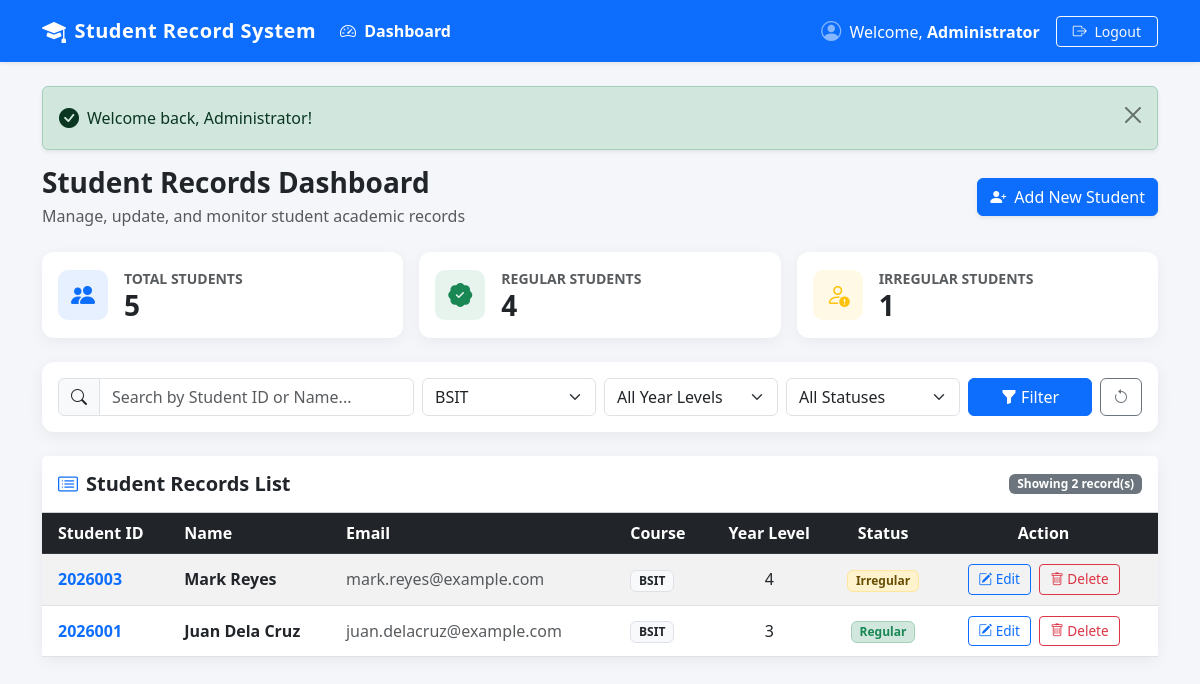
The page /dashboard.php?filter_course=BSIT (signed in) on the database its author committed.
### tables this page shows
CREATE TABLE `students` (
  `id` INT(11) NOT NULL AUTO_INCREMENT,
  `student_id` VARCHAR(50) NOT NULL UNIQUE,
  `first_name` VARCHAR(100) NOT NULL,
  `last_name` VARCHAR(100) NOT NULL,
  `email` VARCHAR(150) NOT NULL,
  `course` VARCHAR(100) NOT NULL,
  `year_level` INT(11) NOT NULL,
  `status` VARCHAR(50) NOT NULL DEFAULT 'Regular',
  `created_at` TIMESTAMP NOT NULL DEFAULT CURRENT_TIMESTAMP,
  `updated_at` TIMESTAMP NOT NULL DEFAULT CURRENT_TIMESTAMP ON UPDATE CURRENT_TIMESTAMP,
  PRIMARY KEY (`id`)
);

### dashboard.php (the view, shortened to what this page needs)
<?php
require_once 'db_connection.php';
$search        = trim($_GET['search'] ?? '');
$filter_course = trim($_GET['filter_course'] ?? '');
$filter_year   = trim($_GET['filter_year'] ?? '');
$filter_status = trim($_GET['filter_status'] ?? '');
$totalStudents = 0;
$regularCount  = 0;
$irregularCount = 0;
$countRes = $conn->query("SELECT
    COUNT(*) AS total,
    SUM(CASE WHEN status = 'Regular' THEN 1 ELSE 0 END) AS regular_count,
    SUM(CASE WHEN status = 'Irregular' THEN 1 ELSE 0 END) AS irregular_count
FROM students");
if ($countRes && $row = $countRes->fetch_assoc()) {
    $totalStudents  = (int)($row['total'] ?? 0);
    $regularCount   = (int)($row['regular_count'] ?? 0);
    $irregularCount = (int)($row['irregular_count'] ?? 0);
}
$sql = "SELECT * FROM students WHERE 1=1";
$params = [];
$types  = "";
if (!empty($filter_course)) {
    $sql .= " AND course = ?";
    $params[] = $filter_course;
    $types   .= "s";
}
$sql .= " ORDER BY id DESC";
$stmt = $conn->prepare($sql);
if (!empty($params)) {
    $stmt->bind_param($types, ...$params);
}
$stmt->execute();
$studentsResult = $stmt->get_result();
$studentsList = [];
while ($row = $studentsResult->fetch_assoc()) {
    $studentsList[] = $row;
}
?>
<!DOCTYPE html>
<html lang="en">
<head>
    <link href="https://cdn.jsdelivr.net/npm/bootstrap@5.3.0/dist/css/bootstrap.min.css" rel="stylesheet">
    <link href="https://cdn.jsdelivr.net/npm/bootstrap-icons@1.11.1/font/bootstrap-icons.css" rel="stylesheet">
</head>
<body>
<nav class="navbar navbar-expand-lg navbar-dark bg-primary shadow-sm sticky-top">
    <div class="container">
        <a class="navbar-brand d-flex align-items-center" href="dashboard.php">
            <i class="bi bi-mortarboard-fill me-2 fs-4"></i>
            Student Record System
        </a>
        <div class="collapse navbar-collapse" id="navContent">
            <ul class="navbar-nav me-auto mb-2 mb-lg-0">
                <li class="nav-item">
                    <a class="nav-link active fw-semibold" href="dashboard.php">
                        <i class="bi bi-speedometer2 me-1"></i> Dashboard
                    </a>
                </li>
            </ul>
            <div class="d-flex align-items-center text-white">
                <div class="me-3">
                    <i class="bi bi-person-circle fs-5 me-1 text-white-50"></i>
                    Welcome, <strong class="text-white"><?= htmlspecialchars($_SESSION['full_name'] ?? $_SESSION['username']); ?></strong>
                </div>
                <a href="logout.php" class="btn btn-outline-light btn-sm px-3">
                    <i class="bi bi-box-arrow-right me-1"></i> Logout
                </a>
            </div>
        </div>
    </div>
</nav>
<div class="container py-4">
    <?php if (isset($_SESSION['success'])): ?>
        <div class="alert alert-success alert-dismissible fade show d-flex align-items-center shadow-sm" role="alert">
            <i class="bi bi-check-circle-fill me-2 fs-5"></i>
            <div><?= htmlspecialchars($_SESSION['success']); ?></div>
            <button type="button" class="btn-close ms-auto" data-bs-dismiss="alert"></button>
        </div>
    <?php endif; ?>
    <div class="d-flex flex-wrap justify-content-between align-items-center mb-4">
        <div>
            <h3 class="fw-bold mb-1">Student Records Dashboard</h3>
            <p class="text-muted mb-0">Manage, update, and monitor student academic records</p>
        </div>
        <div>
            <button type="button" class="btn btn-primary shadow-sm" data-bs-toggle="modal" data-bs-target="#addStudentModal">
                <i class="bi bi-person-plus-fill me-1"></i> Add New Student
            </button>
        </div>
    </div>
    <div class="row g-3 mb-4">
        <div class="col-md-4 col-sm-6">
            <div class="card stat-card bg-white p-3">
                <div class="d-flex align-items-center">
                    <div class="stat-icon bg-primary bg-opacity-10 text-primary me-3">
                        <i class="bi bi-people-fill"></i>
                    </div>
                    <div>
                        <div class="text-muted small fw-semibold text-uppercase">Total Students</div>
                        <h3 class="fw-bold mb-0 text-dark"><?= $totalStudents; ?></h3>
                    </div>
                </div>
            </div>
        </div>
        <div class="col-md-4 col-sm-6">
            <div class="card stat-card bg-white p-3">
                <div class="d-flex align-items-center">
                    <div class="stat-icon bg-success bg-opacity-10 text-success me-3">
                        <i class="bi bi-patch-check-fill"></i>
                    </div>
                    <div>
                        <div class="text-muted small fw-semibold text-uppercase">Regular Students</div>
                        <h3 class="fw-bold mb-0 text-dark"><?= $regularCount; ?></h3>
                    </div>
                </div>
            </div>
        </div>
        <div class="col-md-4 col-sm-12">
            <div class="card stat-card bg-white p-3">
                <div class="d-flex align-items-center">
                    <div class="stat-icon bg-warning bg-opacity-10 text-warning me-3">
                        <i class="bi bi-person-exclamation"></i>
                    </div>
                    <div>
                        <div class="text-muted small fw-semibold text-uppercase">Irregular Students</div>
                        <h3 class="fw-bold mb-0 text-dark"><?= $irregularCount; ?></h3>
                    </div>
                </div>
            </div>
        </div>
    </div>
    <div class="card card-custom mb-4">
        <div class="card-body p-3">
            <form method="GET" action="dashboard.php" class="row g-2 align-items-center">
                <div class="col-lg-4 col-md-12">
                    <div class="input-group">
                        <span class="input-group-text bg-light"><i class="bi bi-search"></i></span>
                        <input type="text" class="form-control" name="search" placeholder="Search by Student ID or Name..." value="<?= htmlspecialchars($search); ?>">
                    </div>
                </div>
                <div class="col-lg-2 col-md-4 col-sm-6">
                    <select class="form-select" name="filter_course">
                        <option value="BSIT" <?= ($filter_course === 'BSIT') ? 'selected' : ''; ?>>BSIT</option>
                    </select>
                </div>
                <div class="col-lg-2 col-md-4 col-sm-6">
                    <select class="form-select" name="filter_year">
                        <option value="">All Year Levels</option>
                    </select>
                </div>
                <div class="col-lg-2 col-md-4 col-sm-6">
                    <select class="form-select" name="filter_status">
                        <option value="">All Statuses</option>
                    </select>
                </div>
                <div class="col-lg-2 col-md-12 col-sm-6 d-flex gap-2">
                    <button type="submit" class="btn btn-primary w-100">
                        <i class="bi bi-funnel-fill"></i> Filter
                    </button>
                    <?php if (!empty($search) || !empty($filter_course) || !empty($filter_year) || !empty($filter_status)): ?>
                        <a href="dashboard.php" class="btn btn-outline-secondary" title="Clear Filters">
                            <i class="bi bi-arrow-counterclockwise"></i>
                        </a>
                    <?php endif; ?>
                </div>
            </form>
        </div>
    </div>
    <div class="card card-custom">
        <div class="card-header bg-white py-3 d-flex justify-content-between align-items-center">
            <h5 class="mb-0 fw-bold text-dark">
                <i class="bi bi-card-list me-2 text-primary"></i>Student Records List
            </h5>
            <span class="badge bg-secondary">
                Showing <?= count($studentsList); ?> record(s)
            </span>
        </div>
        <div class="card-body p-0">
            <div class="table-responsive">
                <table class="table table-hover table-striped align-middle mb-0">
                    <thead class="table-dark">
                        <tr>
                            <th class="ps-3">Student ID</th>
                            <th>Name</th>
                            <th>Email</th>
                            <th>Course</th>
                            <th class="text-center">Year Level</th>
                            <th class="text-center">Status</th>
                            <th class="text-center pe-3">Action</th>
                        </tr>
                    </thead>
                    <tbody>
                        <?php if (count($studentsList) > 0): ?>
                            <?php foreach ($studentsList as $student): ?>
                                <tr>
                                    <td class="ps-3 fw-bold text-primary">
                                        <?= htmlspecialchars($student['student_id']); ?>
                                    </td>
                                    <td class="fw-semibold">
                                        <?= htmlspecialchars($student['first_name'] . ' ' . $student['last_name']); ?>
                                    </td>
                                    <td>
                                        <a href="mailto:<?= htmlspecialchars($student['email']); ?>" class="text-decoration-none text-muted">
                                            <?= htmlspecialchars($student['email']); ?>
                                        </a>
                                    </td>
                                    <td>
                                        <span class="badge bg-light text-dark border">
                                            <?= htmlspecialchars($student['course']); ?>
                                        </span>
                                    </td>
                                    <td class="text-center">
                                        <?= htmlspecialchars($student['year_level']); ?>
                                    </td>
                                    <td class="text-center">
                                        <?php if ($student['status'] === 'Regular'): ?>
                                            <span class="badge bg-success-subtle text-success border border-success-subtle px-2 py-1">
                                                Regular
                                            </span>
                                        <?php else: ?>
                                            <span class="badge bg-warning-subtle text-warning-emphasis border border-warning-subtle px-2 py-1">
                                                Irregular
                                            </span>
                                        <?php endif; ?>
                                    </td>
                                    <td class="text-center pe-3 action-btns">
                                        <a href="edit_student.php?id=<?= $student['id']; ?>"
                                           class="btn btn-sm btn-outline-primary"
                                           title="Edit Student">
                                            <i class="bi bi-pencil-square"></i> Edit
                                        </a>
                                        <button type="button"
                                                class="btn btn-sm btn-outline-danger"
                                                data-bs-toggle="modal"
                                                data-bs-target="#deleteModal<?= $student['id']; ?>"
                                                title="Delete Student">
                                            <i class="bi bi-trash"></i> Delete
                                        </button>
                                    </td>
                                </tr>
                            <?php endforeach; ?>
                        <?php endif; ?>
                    </tbody>
                </table>
            </div>
        </div>
    </div>
</div>
</body>
</html>

### dashboard.php (style rules this page uses)
body { background-color: #f4f6f9; font-family: 'Segoe UI', Tahoma, Geneva, Verdana, sans-serif; min-height: 100vh; }
.navbar-brand { font-weight: 700; letter-spacing: 0.5px; }
.stat-card { border: none; border-radius: 12px; box-shadow: 0 4px 15px rgba(0, 0, 0, 0.05); transition: transform 0.2s ease, box-shadow 0.2s ease; }
.stat-icon { width: 50px; height: 50px; border-radius: 10px; display: flex; align-items: center; justify-content: center; font-size: 24px; }
.card-custom { border: none; border-radius: 12px; box-shadow: 0 4px 16px rgba(0,0,0,0.06); background: #ffffff; }
.table th { font-weight: 600; background-color: #212529; color: #ffffff; vertical-align: middle; }
.table td { vertical-align: middle; }
.action-btns .btn { padding: 4px 10px; font-size: 0.85rem; margin: 2px; }

### rows shown on the page
students: student "2026003", first_name+last_name "Mark Reyes", email "mark.reyes@example.com", course "BSIT", year_level "4", status "Irregular"
students: student "2026001", first_name+last_name "Juan Dela Cruz", email "juan.delacruz@example.com", course "BSIT", year_level "3", status "Regular"

### other values the page prints
$_SESSION['full_name'] "Administrator"
$_SESSION['success'] "Welcome back, Administrator!"
$totalStudents "5"
$regularCount "4"
$irregularCount "1"
count($studentsList) "2"
